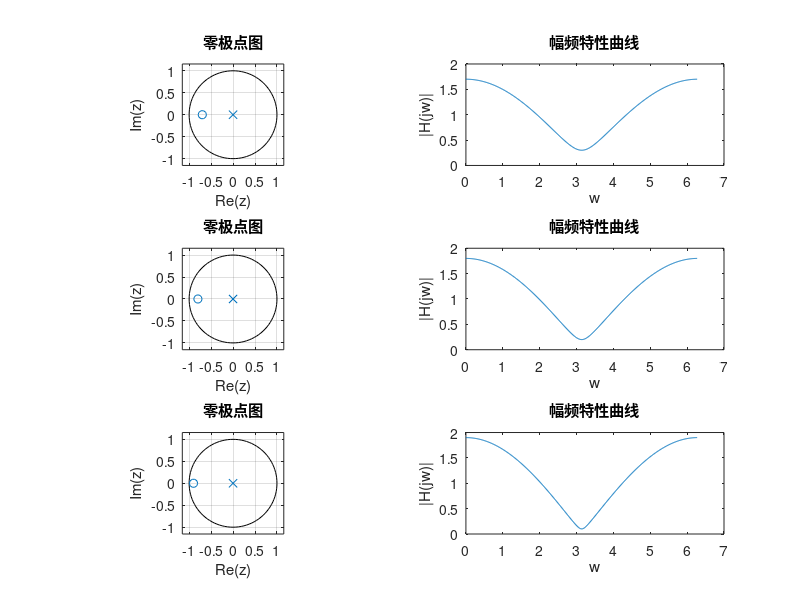

Source code (MATLAB):
% Define the denominator polynomial
a = [1, 0];

% Loop through different numerator coefficients
for i = 1:3
    % Define the numerator polynomial
    b = [1, 0.6+i*0.1];
    
    % Compute frequency response
    [H, w] = freqz(b, a, 521, 'whole');
    
    % Plot results
    figure(2);
    subplot(3, 2, 2*i-1);
    zplane(b, a);
    xlabel('Re(z)');
    ylabel('Im(z)');
    title('零极点图');
    
    subplot(3, 2, 2*i);
    plot(w, abs(H));
    xlabel('w');
    ylabel('|H(jw)|');
    title('幅频特性曲线');
end